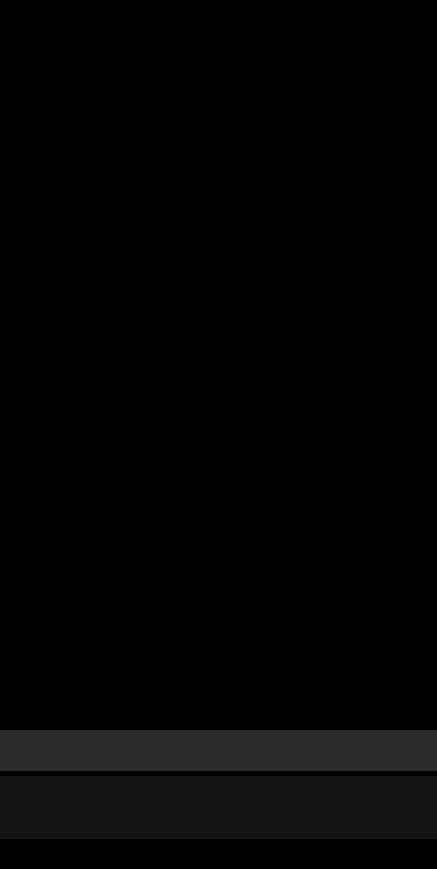
<?xml version="1.0" encoding="UTF-8"?>
<ui version="4.0">
 <class>app</class>
 <widget class="QMainWindow" name="app">
  <property name="geometry">
   <rect>
    <x>0</x>
    <y>0</y>
    <width>437</width>
    <height>869</height>
   </rect>
  </property>
  <property name="palette">
   <palette>
    <active>
     <colorrole role="WindowText">
      <brush brushstyle="SolidPattern">
       <color alpha="255">
        <red>0</red>
        <green>0</green>
        <blue>0</blue>
       </color>
      </brush>
     </colorrole>
     <colorrole role="Button">
      <brush brushstyle="SolidPattern">
       <color alpha="255">
        <red>0</red>
        <green>0</green>
        <blue>0</blue>
       </color>
      </brush>
     </colorrole>
     <colorrole role="Light">
      <brush brushstyle="SolidPattern">
       <color alpha="255">
        <red>255</red>
        <green>255</green>
        <blue>255</blue>
       </color>
      </brush>
     </colorrole>
     <colorrole role="Midlight">
      <brush brushstyle="SolidPattern">
       <color alpha="255">
        <red>255</red>
        <green>255</green>
        <blue>255</blue>
       </color>
      </brush>
     </colorrole>
     <colorrole role="Dark">
      <brush brushstyle="SolidPattern">
       <color alpha="255">
        <red>127</red>
        <green>127</green>
        <blue>127</blue>
       </color>
      </brush>
     </colorrole>
     <colorrole role="Mid">
      <brush brushstyle="SolidPattern">
       <color alpha="255">
        <red>170</red>
        <green>170</green>
        <blue>170</blue>
       </color>
      </brush>
     </colorrole>
     <colorrole role="Text">
      <brush brushstyle="SolidPattern">
       <color alpha="255">
        <red>0</red>
        <green>0</green>
        <blue>0</blue>
       </color>
      </brush>
     </colorrole>
     <colorrole role="BrightText">
      <brush brushstyle="SolidPattern">
       <color alpha="255">
        <red>255</red>
        <green>255</green>
        <blue>255</blue>
       </color>
      </brush>
     </colorrole>
     <colorrole role="ButtonText">
      <brush brushstyle="SolidPattern">
       <color alpha="255">
        <red>0</red>
        <green>0</green>
        <blue>0</blue>
       </color>
      </brush>
     </colorrole>
     <colorrole role="Base">
      <brush brushstyle="SolidPattern">
       <color alpha="255">
        <red>0</red>
        <green>0</green>
        <blue>0</blue>
       </color>
      </brush>
     </colorrole>
     <colorrole role="Window">
      <brush brushstyle="SolidPattern">
       <color alpha="255">
        <red>0</red>
        <green>0</green>
        <blue>0</blue>
       </color>
      </brush>
     </colorrole>
     <colorrole role="Shadow">
      <brush brushstyle="SolidPattern">
       <color alpha="255">
        <red>0</red>
        <green>0</green>
        <blue>0</blue>
       </color>
      </brush>
     </colorrole>
     <colorrole role="AlternateBase">
      <brush brushstyle="SolidPattern">
       <color alpha="255">
        <red>255</red>
        <green>255</green>
        <blue>255</blue>
       </color>
      </brush>
     </colorrole>
     <colorrole role="ToolTipBase">
      <brush brushstyle="SolidPattern">
       <color alpha="255">
        <red>255</red>
        <green>255</green>
        <blue>220</blue>
       </color>
      </brush>
     </colorrole>
     <colorrole role="ToolTipText">
      <brush brushstyle="SolidPattern">
       <color alpha="255">
        <red>0</red>
        <green>0</green>
        <blue>0</blue>
       </color>
      </brush>
     </colorrole>
     <colorrole role="PlaceholderText">
      <brush brushstyle="SolidPattern">
       <color alpha="127">
        <red>0</red>
        <green>0</green>
        <blue>0</blue>
       </color>
      </brush>
     </colorrole>
    </active>
    <inactive>
     <colorrole role="WindowText">
      <brush brushstyle="SolidPattern">
       <color alpha="255">
        <red>0</red>
        <green>0</green>
        <blue>0</blue>
       </color>
      </brush>
     </colorrole>
     <colorrole role="Button">
      <brush brushstyle="SolidPattern">
       <color alpha="255">
        <red>0</red>
        <green>0</green>
        <blue>0</blue>
       </color>
      </brush>
     </colorrole>
     <colorrole role="Light">
      <brush brushstyle="SolidPattern">
       <color alpha="255">
        <red>255</red>
        <green>255</green>
        <blue>255</blue>
       </color>
      </brush>
     </colorrole>
     <colorrole role="Midlight">
      <brush brushstyle="SolidPattern">
       <color alpha="255">
        <red>255</red>
        <green>255</green>
        <blue>255</blue>
       </color>
      </brush>
     </colorrole>
     <colorrole role="Dark">
      <brush brushstyle="SolidPattern">
       <color alpha="255">
        <red>127</red>
        <green>127</green>
        <blue>127</blue>
       </color>
      </brush>
     </colorrole>
     <colorrole role="Mid">
      <brush brushstyle="SolidPattern">
       <color alpha="255">
        <red>170</red>
        <green>170</green>
        <blue>170</blue>
       </color>
      </brush>
     </colorrole>
     <colorrole role="Text">
      <brush brushstyle="SolidPattern">
       <color alpha="255">
        <red>0</red>
        <green>0</green>
        <blue>0</blue>
       </color>
      </brush>
     </colorrole>
     <colorrole role="BrightText">
      <brush brushstyle="SolidPattern">
       <color alpha="255">
        <red>255</red>
        <green>255</green>
        <blue>255</blue>
       </color>
      </brush>
     </colorrole>
     <colorrole role="ButtonText">
      <brush brushstyle="SolidPattern">
       <color alpha="255">
        <red>0</red>
        <green>0</green>
        <blue>0</blue>
       </color>
      </brush>
     </colorrole>
     <colorrole role="Base">
      <brush brushstyle="SolidPattern">
       <color alpha="255">
        <red>0</red>
        <green>0</green>
        <blue>0</blue>
       </color>
      </brush>
     </colorrole>
     <colorrole role="Window">
      <brush brushstyle="SolidPattern">
       <color alpha="255">
        <red>0</red>
        <green>0</green>
        <blue>0</blue>
       </color>
      </brush>
     </colorrole>
     <colorrole role="Shadow">
      <brush brushstyle="SolidPattern">
       <color alpha="255">
        <red>0</red>
        <green>0</green>
        <blue>0</blue>
       </color>
      </brush>
     </colorrole>
     <colorrole role="AlternateBase">
      <brush brushstyle="SolidPattern">
       <color alpha="255">
        <red>255</red>
        <green>255</green>
        <blue>255</blue>
       </color>
      </brush>
     </colorrole>
     <colorrole role="ToolTipBase">
      <brush brushstyle="SolidPattern">
       <color alpha="255">
        <red>255</red>
        <green>255</green>
        <blue>220</blue>
       </color>
      </brush>
     </colorrole>
     <colorrole role="ToolTipText">
      <brush brushstyle="SolidPattern">
       <color alpha="255">
        <red>0</red>
        <green>0</green>
        <blue>0</blue>
       </color>
      </brush>
     </colorrole>
     <colorrole role="PlaceholderText">
      <brush brushstyle="SolidPattern">
       <color alpha="127">
        <red>0</red>
        <green>0</green>
        <blue>0</blue>
       </color>
      </brush>
     </colorrole>
    </inactive>
    <disabled>
     <colorrole role="WindowText">
      <brush brushstyle="SolidPattern">
       <color alpha="255">
        <red>127</red>
        <green>127</green>
        <blue>127</blue>
       </color>
      </brush>
     </colorrole>
     <colorrole role="Button">
      <brush brushstyle="SolidPattern">
       <color alpha="255">
        <red>0</red>
        <green>0</green>
        <blue>0</blue>
       </color>
      </brush>
     </colorrole>
     <colorrole role="Light">
      <brush brushstyle="SolidPattern">
       <color alpha="255">
        <red>255</red>
        <green>255</green>
        <blue>255</blue>
       </color>
      </brush>
     </colorrole>
     <colorrole role="Midlight">
      <brush brushstyle="SolidPattern">
       <color alpha="255">
        <red>255</red>
        <green>255</green>
        <blue>255</blue>
       </color>
      </brush>
     </colorrole>
     <colorrole role="Dark">
      <brush brushstyle="SolidPattern">
       <color alpha="255">
        <red>127</red>
        <green>127</green>
        <blue>127</blue>
       </color>
      </brush>
     </colorrole>
     <colorrole role="Mid">
      <brush brushstyle="SolidPattern">
       <color alpha="255">
        <red>170</red>
        <green>170</green>
        <blue>170</blue>
       </color>
      </brush>
     </colorrole>
     <colorrole role="Text">
      <brush brushstyle="SolidPattern">
       <color alpha="255">
        <red>127</red>
        <green>127</green>
        <blue>127</blue>
       </color>
      </brush>
     </colorrole>
     <colorrole role="BrightText">
      <brush brushstyle="SolidPattern">
       <color alpha="255">
        <red>255</red>
        <green>255</green>
        <blue>255</blue>
       </color>
      </brush>
     </colorrole>
     <colorrole role="ButtonText">
      <brush brushstyle="SolidPattern">
       <color alpha="255">
        <red>127</red>
        <green>127</green>
        <blue>127</blue>
       </color>
      </brush>
     </colorrole>
     <colorrole role="Base">
      <brush brushstyle="SolidPattern">
       <color alpha="255">
        <red>0</red>
        <green>0</green>
        <blue>0</blue>
       </color>
      </brush>
     </colorrole>
     <colorrole role="Window">
      <brush brushstyle="SolidPattern">
       <color alpha="255">
        <red>0</red>
        <green>0</green>
        <blue>0</blue>
       </color>
      </brush>
     </colorrole>
     <colorrole role="Shadow">
      <brush brushstyle="SolidPattern">
       <color alpha="255">
        <red>0</red>
        <green>0</green>
        <blue>0</blue>
       </color>
      </brush>
     </colorrole>
     <colorrole role="AlternateBase">
      <brush brushstyle="SolidPattern">
       <color alpha="255">
        <red>255</red>
        <green>255</green>
        <blue>255</blue>
       </color>
      </brush>
     </colorrole>
     <colorrole role="ToolTipBase">
      <brush brushstyle="SolidPattern">
       <color alpha="255">
        <red>255</red>
        <green>255</green>
        <blue>220</blue>
       </color>
      </brush>
     </colorrole>
     <colorrole role="ToolTipText">
      <brush brushstyle="SolidPattern">
       <color alpha="255">
        <red>0</red>
        <green>0</green>
        <blue>0</blue>
       </color>
      </brush>
     </colorrole>
     <colorrole role="PlaceholderText">
      <brush brushstyle="SolidPattern">
       <color alpha="127">
        <red>127</red>
        <green>127</green>
        <blue>127</blue>
       </color>
      </brush>
     </colorrole>
    </disabled>
   </palette>
  </property>
  <property name="windowTitle">
   <string>app</string>
  </property>
  <property name="styleSheet">
   <string notr="true">background: black;</string>
  </property>
  <widget class="QWidget" name="centralwidget">
   <property name="styleSheet">
    <string notr="true">background: black;</string>
   </property>
   <widget class="QPushButton" name="shutter">
    <property name="geometry">
     <rect>
      <x>0</x>
      <y>730</y>
      <width>447</width>
      <height>41</height>
     </rect>
    </property>
    <property name="styleSheet">
     <string notr="true">background: rgb(43, 43, 43);
border: 1px solid rgb(43, 43, 43);</string>
    </property>
    <property name="text">
     <string/>
    </property>
    <property name="icon">
     <iconset resource="req.qrc">
      <normaloff>:/diaphragm.png</normaloff>:/diaphragm.png</iconset>
    </property>
    <property name="iconSize">
     <size>
      <width>25</width>
      <height>25</height>
     </size>
    </property>
   </widget>
   <widget class="QWidget" name="widget" native="true">
    <property name="geometry">
     <rect>
      <x>0</x>
      <y>776</y>
      <width>437</width>
      <height>63</height>
     </rect>
    </property>
    <property name="styleSheet">
     <string notr="true">background: rgb(20, 20, 20);</string>
    </property>
    <layout class="QHBoxLayout" name="horizontalLayout">
     <property name="spacing">
      <number>0</number>
     </property>
     <item>
      <widget class="QPushButton" name="pushButton">
       <property name="styleSheet">
        <string notr="true">background-color: rgb(20, 20, 20);
  margin-left: auto;
  margin-right: auto;
border-radius: 5px solid transparent;</string>
       </property>
       <property name="text">
        <string/>
       </property>
       <property name="icon">
        <iconset resource="req.qrc">
         <normaloff>:/photo.png</normaloff>:/photo.png</iconset>
       </property>
       <property name="iconSize">
        <size>
         <width>45</width>
         <height>45</height>
        </size>
       </property>
      </widget>
     </item>
     <item>
      <widget class="QPushButton" name="open_2">
       <property name="styleSheet">
        <string notr="true">background-color:rgb(20, 20, 20);
  margin-left: auto;
  margin-right: auto;
border-radius: 5px solid transparent;</string>
       </property>
       <property name="text">
        <string/>
       </property>
       <property name="icon">
        <iconset resource="req.qrc">
         <normaloff>:/plus.png</normaloff>:/plus.png</iconset>
       </property>
       <property name="iconSize">
        <size>
         <width>45</width>
         <height>45</height>
        </size>
       </property>
      </widget>
     </item>
    </layout>
   </widget>
   <widget class="QWidget" name="horizontalLayoutWidget">
    <property name="geometry">
     <rect>
      <x>20</x>
      <y>20</y>
      <width>391</width>
      <height>691</height>
     </rect>
    </property>
    <layout class="QHBoxLayout" name="horizontalLayout_2"/>
   </widget>
  </widget>
  <widget class="QStatusBar" name="statusbar"/>
  <action name="open">
   <property name="text">
    <string>open</string>
   </property>
  </action>
  <action name="actionsave">
   <property name="text">
    <string>save</string>
   </property>
  </action>
  <action name="actionhcdf">
   <property name="text">
    <string>hcdf</string>
   </property>
  </action>
  <action name="actionopen">
   <property name="icon">
    <iconset>
     <normalon>:/plus.png</normalon>
    </iconset>
   </property>
   <property name="text">
    <string>open</string>
   </property>
  </action>
 </widget>
 <resources>
  <include location="req.qrc"/>
 </resources>
 <connections/>
</ui>
